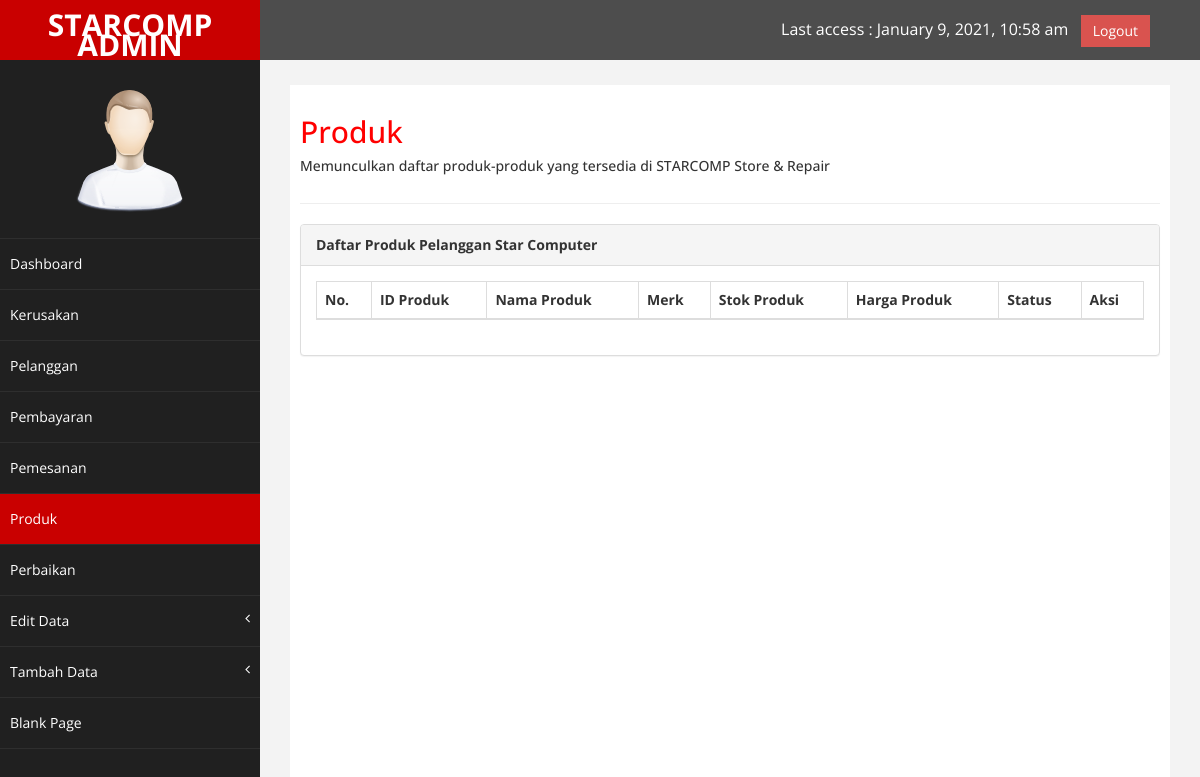
Page /index.php/produk on the earlier database version.
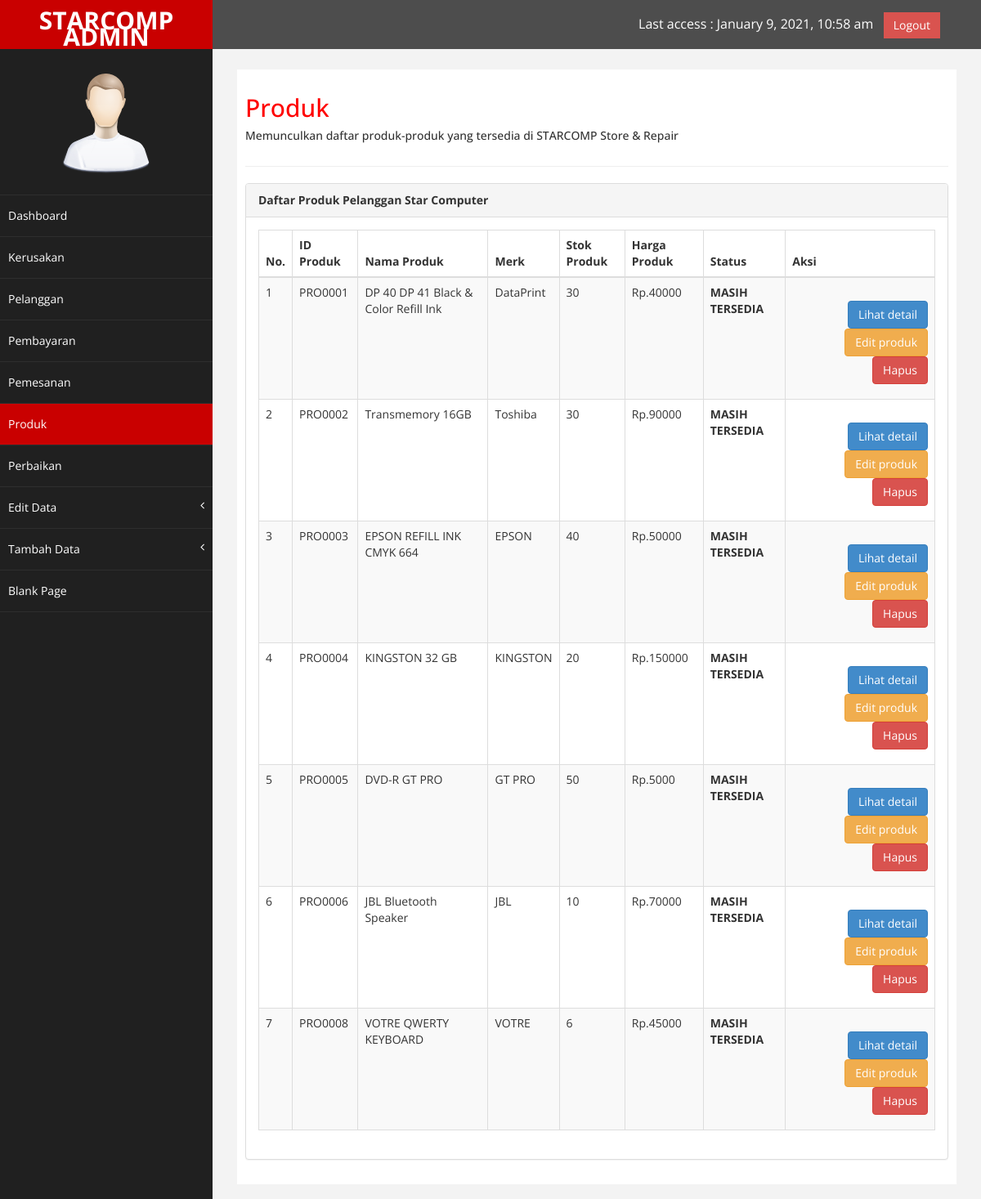
Same page on the later database version.
### tables this page shows
CREATE TABLE `produk` (
  `id_produk` varchar(10) NOT NULL,
  `nm_produk` varchar(50) NOT NULL,
  `id_kategori` varchar(7) NOT NULL,
  `nm_kategori` varchar(30) NOT NULL,
  `merk` varchar(20) NOT NULL,
  `stok_produk` int(3) NOT NULL,
  `hrg_produk` int(7) NOT NULL,
  `deskripsi` varchar(265) NOT NULL
);

### application/controllers/Produk.php (called while the page is built, shortened)
<?php
class Produk extends CI_Controller {
	public function __construct()
	{
		$this->load->database();
		$this->load->model('produk_model');
		$this->load->helper(array('url'));
	}
	public function index(){
		$result['produk'] = $this->produk_model->listing();
		$this->load->view('main/produk', $result);
	}
}

### index.php (called while the page is built, shortened)
<?php
require_once BASEPATH.'core/CodeIgniter.php';

### application/models/Produk_model.php (called while the page is built, shortened)
<?php
class Produk_model extends CI_Model {
	public function listing(){
		$query = $this->db->query('select * from produk;');
		return $query->result();
	}
}

### application/views/main/produk.php (the view, shortened to what this page needs)
<!DOCTYPE html>
<html xmlns="http://www.w3.org/1999/xhtml">
<head>
   <link href="<?php echo base_url('assets/css/bootstrap.css');?>" rel="stylesheet" />
    <link href="<?php echo base_url('assets/css/font-awesome.css')?>" rel="stylesheet" />
    <link href="<?php echo base_url('assets/js/morris/morris-0.4.3.min.css')?>" rel="stylesheet" />
    <link href="<?php echo base_url('assets/css/custom.css')?>" rel="stylesheet" />
</head>
<body>
    <div id="wrapper">
        <nav class="navbar navbar-default navbar-cls-top " role="navigation" style="margin-bottom: 0">
            <div class="navbar-header">
                <a class="navbar-brand" href="<?php echo site_url('Dashboard/')?>">STARCOMP ADMIN</a>
            </div>
  <div style="color: white;
padding: 15px 50px 5px 50px;
float: right;
font-size: 16px;"> Last access : <?php echo date("F j, Y, g:i a");?> &nbsp; <a href="<?php echo site_url('Login/logout');?>" class="btn btn-danger square-btn-adjust">Logout</a> </div>
        </nav>
                <nav class="navbar-default navbar-side" role="navigation">
            <div class="sidebar-collapse">
                <ul class="nav" id="main-menu">
                <li class="text-center">
                    <img src="<?php echo base_url('assets/img/find_user.png')?>" class="user-image img-responsive"/>
                    </li>
                    <li>
                        <a href="<?php echo site_url('Dashboard')?>"> Dashboard</a>
                    </li>
                     <li>
                        <a  href="<?php echo site_url('Kerusakan')?>"></i> Kerusakan</a>
                    </li>
                    <li>
                        <a  href="<?php echo site_url('Users')?>">Pelanggan </a>
                    </li>
                    <li>
                        <a   href="<?php echo site_url('Pembayaran')?>">Pembayaran</a>
                    </li>
                    <li>
                        <a  href="<?php echo site_url('Pemesanan')?>">Pemesanan</a>
                    </li>
                    <li>
                        <a class="active-menu" href="<?php echo site_url('Produk')?>"> Produk </a>
                    </li>
                    <li>
                      <a href="<?php echo site_url('Perbaikan')?>">Perbaikan</a>
                    </li>
                     <li>
                        <a href="#">Edit Data<span class="fa arrow"></span></a>
                      </li>
                       <li>
                        <a href="#">Tambah Data<span class="fa arrow"></span></a>
                  <li  >
                        <a  href="<?php echo site_url('Welcome/blank')?>">Blank Page</a>
                    </li>
                </ul>
            </div>
        </nav>
       <div id="page-wrapper" >
            <div id="page-inner">
                <div class="row">
                    <div class="col-md-12">
                     <h2>Produk</h2>
                        <h5>Memunculkan daftar produk-produk yang tersedia di STARCOMP Store & Repair</h5>
                    </div>
                </div>
                 <hr />
            <div class="row">
                <div class="col-md-12">
                    <div class="panel panel-default">
                        <div class="panel-heading">
                             <b>Daftar Produk Pelanggan Star Computer</b>
                        </div>
                        <div class="panel-body">
                            <div class="table-responsive">
                                <table class="table table-striped table-bordered table-hover" id="dataTables-example">
                                    <thead>
                                        <tr>
                                            <th>No.</th>
                                            <th>ID Produk</th>
                                            <th>Nama Produk</th>
                                            <th>Merk</th>
                                            <th>Stok Produk</th>
                                            <th>Harga Produk</th>
                                            <th>Status</th>
                                            <th>Aksi</th>
                                        </tr>
                                    </thead>
                                    <tbody>
                                        <tr class="gradeU">
                                            <?php
                                            $no = 1;
                                            foreach ($produk as $produk) {
                                            ?>
                                            <td><?php echo $no ;?></td>
                                            <td><?php echo $produk->id_produk?></td>
                                            <td><?php echo $produk->nm_produk; ?></td>
                                            <td><?php echo $produk->merk;?></td>
                                            <td><?php echo $produk->stok_produk;?></td>
                                            <td><?php echo "Rp.".$produk->hrg_produk;?></td>
                                            <td><b>
                                                <?php
                                                    if ($produk->stok_produk == 0) {
                                                        echo "HABIS";
                                                    } else {
                                                        echo "MASIH TERSEDIA";
                                                    }
                                                ?>
                                            </b></td>
                                            <td>
                                            <p align="right">
                                                <a class="btn btn-primary" href="<?php echo site_url('Produk/detail_produk/'. $produk->id_produk) ;?>">Lihat detail</a>
                                                <a href="<?php echo site_url('produk/ganti_produk/'.$produk->id_produk)?>" class="btn btn-warning">Edit produk</a>
                                                <a class=" btn btn-danger" href="<?php echo site_url('Produk/hps_produk/'.$produk->id_produk)?>" onclick="return confirm('Anda Yakin Ingin Menghapus Data Ini ?')">Hapus</a>
                                            </p>
                                            </td>
                                        </tr>
                                        <?php $no++; }?>
                                    </tbody>
                                </table>
                            </div>
                        </div>
                    </div>
                </div>
            </div>
      </div>
    </div>
    </div>
</body>
</html>

### assets/css/custom.css (style rules this page uses)
body { font-family: 'Open Sans', sans-serif; }
#wrapper { width: 100%; background:#202020; }
#page-wrapper { padding: 15px 15px; min-height: 600px; background:#F3F3F3; }
#page-inner { width:100%; margin:10px 20px 10px 0px; background-color:#fff!important; padding:10px; min-height:1200px; }
.text-center { text-align:center; }
h2 { color: #f00; }
.square-btn-adjust { border: 0px solid transparent; -webkit-border-radius: 0px; -moz-border-radius: 0px; border-radius: 0px; }
p { font-size:16px; line-height:25px; padding-top:20px; }
.user-image { margin: 25px auto; -webkit-border-radius: 10px; -moz-border-radius: 10px; border-radius: 10px; max-height:170px; max-width:170px; }
.navbar-cls-top .navbar-brand { color: #fff; background: #C90000; width: 260px; text-align: center; height: 60px; font-size: 30px; font-weight: 700; }
.active-menu { background-color:#C90000!important; }
.arrow { float: right; }
.fa.arrow:before { content: "\f104"; }
.sidebar-collapse , .sidebar-collapse .nav { background:none; }
.sidebar-collapse .nav { padding:0; }
.sidebar-collapse .nav > li > a { color:#fff; background:#202020; text-shadow:none; }
.sidebar-collapse > .nav > li > a { padding:15px 10px; }
.sidebar-collapse > .nav > li { border-bottom: 1px solid rgba(107, 108, 109, 0.19); }
.navbar-side { border:none; background-color: #202020; }
.navbar-cls-top { background:#4D4D4D; border-bottom:none; }
.navbar-default { border:0px solid black; }
.navbar-header { background: #A70303; }
@media (min-width:768px) { #page-wrapper { margin: 0 0 0 260px; padding: 15px 30px; min-height: 1200px; } }
@media (min-width:768px) { .navbar-side { z-index: 1; position: absolute; width: 260px; } }
@media (min-width:768px) { .navbar { border-radius: 0px; } }

Differences in the rows shown:
added produk: id_produk "PRO0001", nm_produk "DP 40 DP 41 Black & Color Refill Ink", merk "DataPrint", stok_produk "30", hrg_produk "40000", shows "MASIH TERSEDIA"
added produk: id_produk "PRO0002", nm_produk "Transmemory 16GB", merk "Toshiba", stok_produk "30", hrg_produk "90000", shows "MASIH TERSEDIA"
added produk: id_produk "PRO0003", nm_produk "EPSON REFILL INK CMYK 664", merk "EPSON", stok_produk "40", hrg_produk "50000", shows "MASIH TERSEDIA"
added produk: id_produk "PRO0004", nm_produk "KINGSTON 32 GB", merk "KINGSTON", stok_produk "20", hrg_produk "150000", shows "MASIH TERSEDIA"
added produk: id_produk "PRO0005", nm_produk "DVD-R GT PRO", merk "GT PRO", stok_produk "50", hrg_produk "5000", shows "MASIH TERSEDIA"
added produk: id_produk "PRO0006", nm_produk "JBL Bluetooth Speaker", merk "JBL", stok_produk "10", hrg_produk "70000", shows "MASIH TERSEDIA"
added produk: id_produk "PRO0008", nm_produk "VOTRE QWERTY KEYBOARD", merk "VOTRE", stok_produk "6", hrg_produk "45000", shows "MASIH TERSEDIA"
